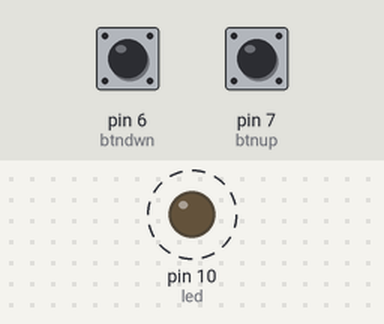
A sketch run on a simulated Arduino Uno, built with avr-gcc and run on an emulated ATmega328P. Shown: output pins drawn as LEDs (lit = HIGH). Dashed ring = blinking. The inputs (shaded band) are chosen by the test bench; at power-on: pin 6 (btndwn) LOW, pin 7 (btnup) LOW.

Above: at 1.05 s.
1.3 s: pin 6 (btndwn) pulled HIGH for 0.15 s
At 1.9 s:
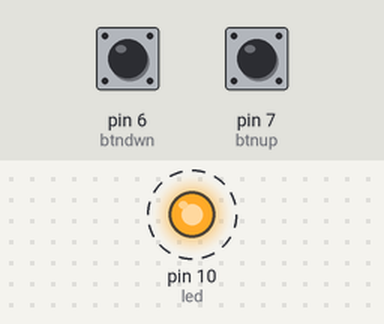
4.3 s: pin 7 (btnup) pulled HIGH for 0.15 s
At 4.46 s:
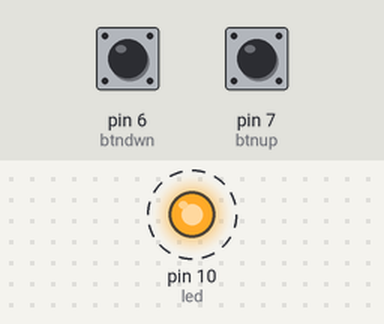
Timing chart, 0 to 13.3 s (numbered marks = the images above; inputs shaded):
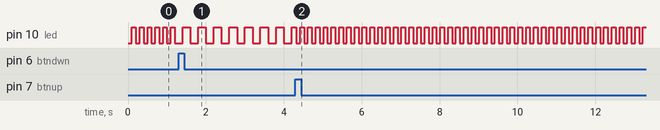

Measured:
- after the input at 1.3 s, pin 10 (led): alternates HIGH for 0.20 s and LOW for 0.20 s, starting after 0.10 s
- after the input at 4.3 s, pin 10 (led): alternates HIGH for 0.10 s and LOW for 0.10 s, starting at once
- by itself, pin 10 (led): alternates HIGH for 0.10 s and LOW for 0.10 s

The sketch:

th_baitap3.ino
```cpp
int led = 10;
int btnup = 7;
int btndwn = 6;
int btnupS = LOW;
int btndwnS = LOW;
int interval = 100;
int ledState = LOW;
unsigned long long preMillis = 0;

void setup() {

  pinMode(led,OUTPUT);
  pinMode(btnup,INPUT);
  pinMode(btndwn,INPUT);

}

void loop() {

  unsigned long long currMillis = millis();
  if (currMillis - preMillis >= interval){
    preMillis = currMillis;
    ledState = ledState?LOW:HIGH;
    digitalWrite (led,ledState);
  }

  if (btnupS == LOW && digitalRead(btnup) == HIGH){
    btnupS = digitalRead(btnup);
    delay(20);
    interval = (interval-100 <=100) ?100:interval - 100;
  }
  btnupS = digitalRead(btnup);

  if (btndwnS == LOW && digitalRead(btndwn) == HIGH){
    btndwnS = digitalRead(btndwn);
    delay(20);
    interval = (interval+100 >= 2000)?2000:interval + 100;
  }
  btndwnS = digitalRead(btndwn);


}
```
